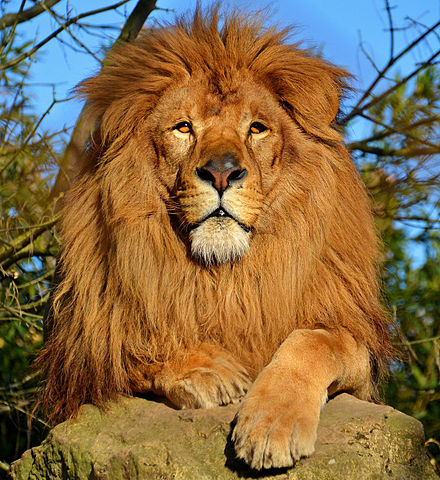
#> input picture lion.jpg, 440 x 480 px, found by its file name
$ python mask-image.py
#> lines starting #> are read from the running program, lines starting #| are printed output that depends on the picture; after the words box and inside, x2 and y2 are one past the last pixel; in counts of white or black regions, pixels touching at a corner belong together
#> further down, img is the input picture: shape (480, 440, 3); mean B, G, R 71.2, 108.1, 134
# ##############################################################################
# create image mask
# ##############################################################################

import cv2
import matplotlib
import matplotlib.pyplot as plt
import numpy as np

def mask_coordinates(img):
    """
    Create a mask using coordinates
    """

    mask = np.zeros_like(img)
    # plt.imshow(mask)
    # plt.show()

    # row, column == y, x
    mask[50:300,150:300] = 255

    plt.figure(figsize=[15,15])
    plt.subplot(121);plt.imshow(img[:,:,::-1]);plt.title("Original Image")
    plt.subplot(122);plt.imshow(mask[:,:,::-1]);plt.title("Mask")
    plt.show()
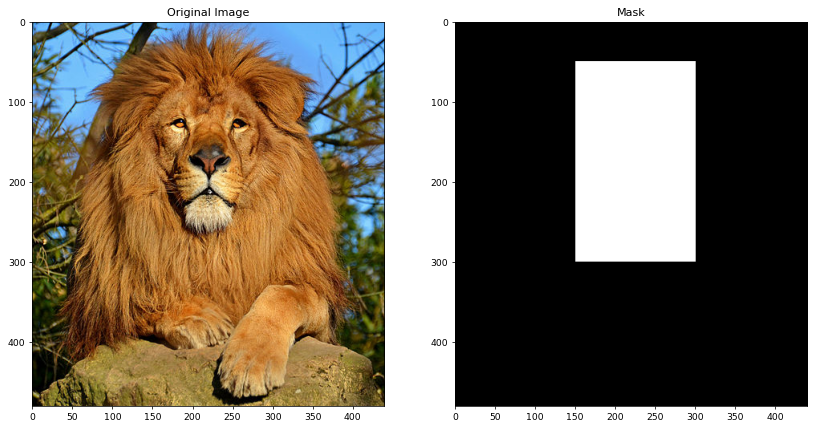
#> figure drawn by matplotlib, 2 panels

    print(mask.dtype)
    # uint8

def mask_pixel_intensity(img):
    """
    Create a mask using pixel intensity or color

    dst =   cv2.inRange(    src, lowerb, upperb[, dst]  )
    https://docs.opencv.org/4.1.0/d2/de8/group__core__array.html#ga48af0ab51e36436c5d04340e036ce981
    """

    # lower boundary BGR: (150,0,0)
    # upper boundary BGR: (100,100,255)
    mask = cv2.inRange(img, (0,0,150), (100,100,255))
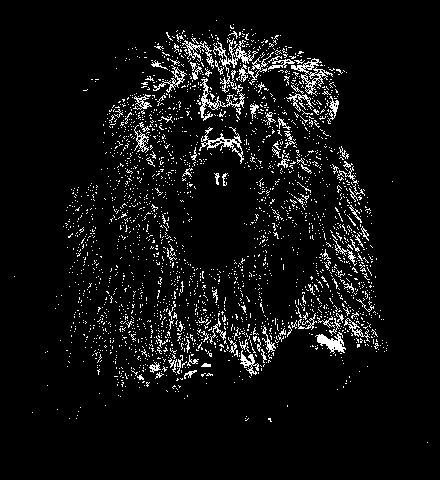
#> mask: shape (480, 440); 6% white in thin lines or dots, all inside (x1, y1, x2, y2) = (14, 20, 428, 443)
    plt.figure(figsize=[15,15])
    plt.subplot(121);plt.imshow(img[...,::-1]);plt.title("Original Image")
    plt.subplot(122);plt.imshow(mask);plt.title("Masked Image")

if __name__ == "__main__":
    matplotlib.rcParams['figure.figsize'] = (6.0, 6.0)
    matplotlib.rcParams['image.cmap'] = 'gray'
    img = cv2.imread('lion.jpg')

    mask_coordinates(img)
    mask_pixel_intensity(img)

    plt.show()
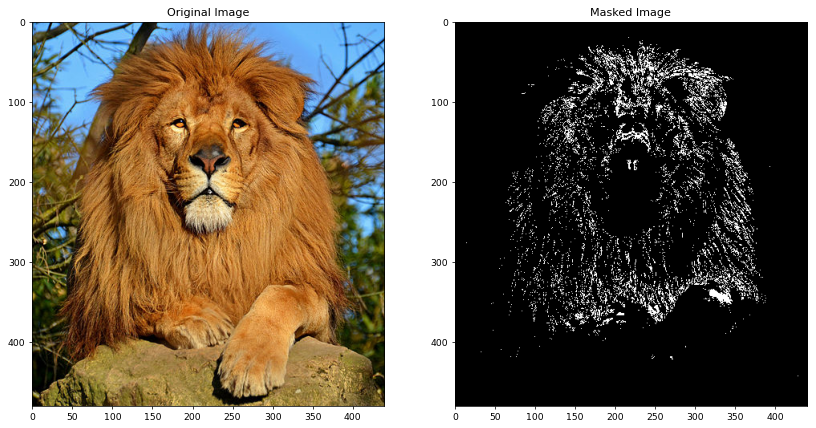
#> figure drawn by matplotlib, 2 panels
